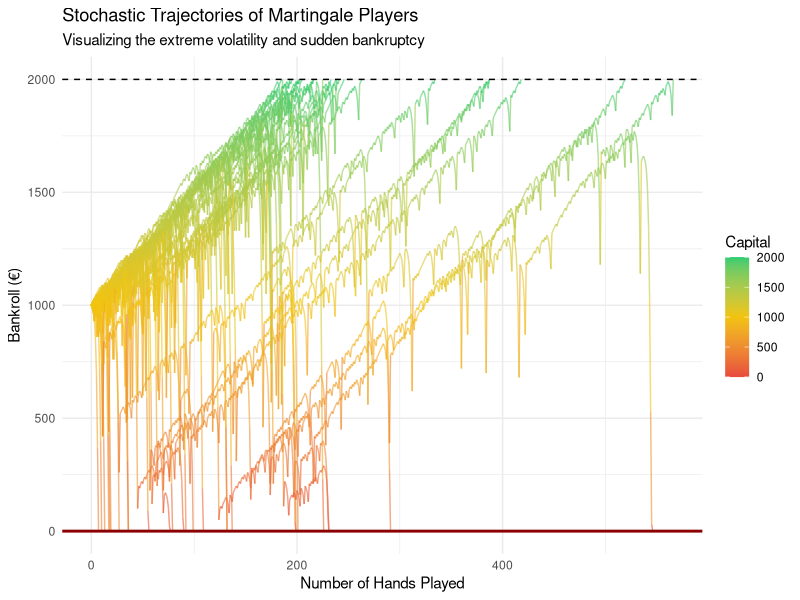
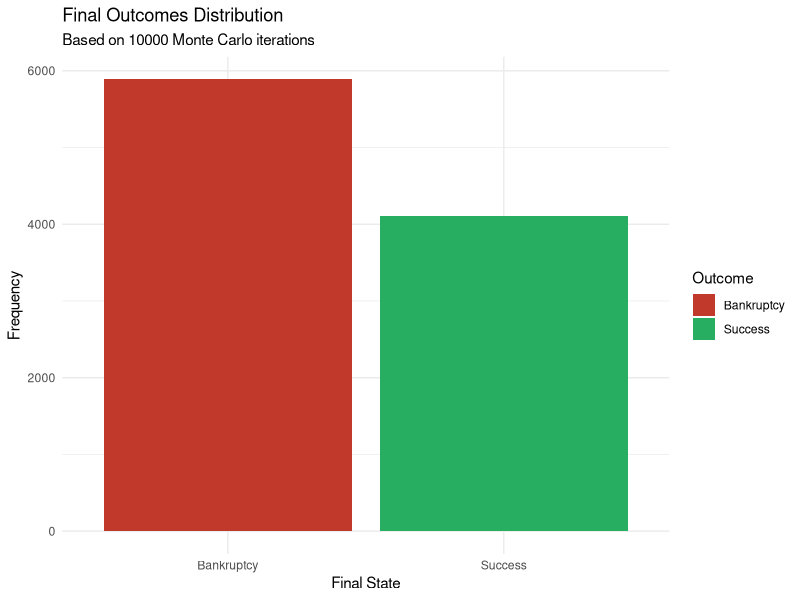

These charts were generated, in order, by the following R code:
# -------------------------------------------------------------------------
# PROJECT: Monte Carlo Simulation of the Martingale Betting System
# COURSE: Computational Statistics / Probability Theory
# -------------------------------------------------------------------------

library(ggplot2)
library(dplyr)
library(tidyr)
library(scales)

# --- GLOBAL PARAMETERS ---
SET_SEED      <- 42
SIMULATIONS   <- 10000     # Total number of "parallel universes"
START_BANK    <- 1000      # Starting capital
TARGET_BANK   <- 2000      # Goal (Double or nothing)
BASE_BET      <- 10        # Minimum bet
TABLE_LIMIT   <- 500       # Maximum allowed bet by the casino
WIN_CHANCE    <- 18/37     # European Roulette (0.4865)

set.seed(SET_SEED)

# --- CORE SIMULATION ENGINE ---
simulate_gambler <- function(id, start, target, base_bet, limit, prob) {
  capital <- start
  current_bet <- base_bet
  history <- c(capital)
  
  while (capital > 0 && capital < target) {
    if (runif(1) < prob) {
      # WIN: Add profit and reset bet
      capital <- capital + current_bet
      current_bet <- base_bet
    } else {
      # LOSS: Subtract stake and double bet (Martingale)
      capital <- capital - current_bet
      current_bet <- current_bet * 2
    }
    
    # Apply Table Limit and Bankroll Constraints
    if (current_bet > limit) current_bet <- limit
    if (current_bet > capital) current_bet <- capital
    
    history <- c(history, capital)
    
    # Safety break to prevent infinite loops in fair-game simulations
    if (length(history) > 10000) break
  }
  
  return(list(
    data = data.frame(Hand = 0:(length(history)-1), Capital = history, ID = id),
    final = tail(history, 1)
  ))
}

# --- EXECUTION: MASSIVE PARALLEL SIMULATION ---
cat("Running", SIMULATIONS, "simulations...\n")

results_list <- lapply(1:SIMULATIONS, function(i) {
  # We only save full paths for the first 50 for visualization (memory efficiency)
  if (i <= 50) {
    return(simulate_gambler(i, START_BANK, TARGET_BANK, BASE_BET, TABLE_LIMIT, WIN_CHANCE))
  } else {
    # For the rest, just return the final result
    return(list(final = simulate_gambler(i, START_BANK, TARGET_BANK, BASE_BET, TABLE_LIMIT, WIN_CHANCE)$final))
  }
})

# --- DATA AGGREGATION ---
final_balances <- sapply(results_list, function(x) x$final)
paths_df <- bind_rows(lapply(results_list[1:50], function(x) x$data))

stats <- data.frame(
  Outcome = ifelse(final_balances >= TARGET_BANK, "Success", "Bankruptcy"),
  Value = final_balances
)

# --- PRINT ACADEMIC SUMMARY ---
summary_table <- stats %>%
  group_by(Outcome) %>%
  summarise(Count = n(), Percentage = (n() / SIMULATIONS) * 100)

print(summary_table)
cat("Expected Value (EV) of the strategy:", mean(final_balances), "€\n")

# --- VISUALIZATION ---

# Plot 1: The "Death Spiral" - Trajectories of 50 Gamblers
p1 <- ggplot(paths_df, aes(x = Hand, y = Capital, group = ID, color = Capital)) +
  geom_line(alpha = 0.6) +
  scale_color_gradientn(colors = c("#e74c3c", "#f1c40f", "#2ecc71")) +
  geom_hline(yintercept = TARGET_BANK, linetype = "dashed", color = "black") +
  geom_hline(yintercept = 0, linetype = "solid", color = "darkred", size = 1) +
  labs(title = "Stochastic Trajectories of Martingale Players",
       subtitle = "Visualizing the extreme volatility and sudden bankruptcy",
       x = "Number of Hands Played", y = "Bankroll (€)") +
  theme_minimal()

# Plot 2: Final Wealth Distribution (The Binary Reality)
p2 <- ggplot(stats, aes(x = Outcome, fill = Outcome)) +
  geom_bar() +
  scale_fill_manual(values = c("Bankruptcy" = "#c0392b", "Success" = "#27ae60")) +
  labs(title = "Final Outcomes Distribution",
       subtitle = paste("Based on", SIMULATIONS, "Monte Carlo iterations"),
       x = "Final State", y = "Frequency") +
  theme_minimal()

print(p1)
print(p2)
